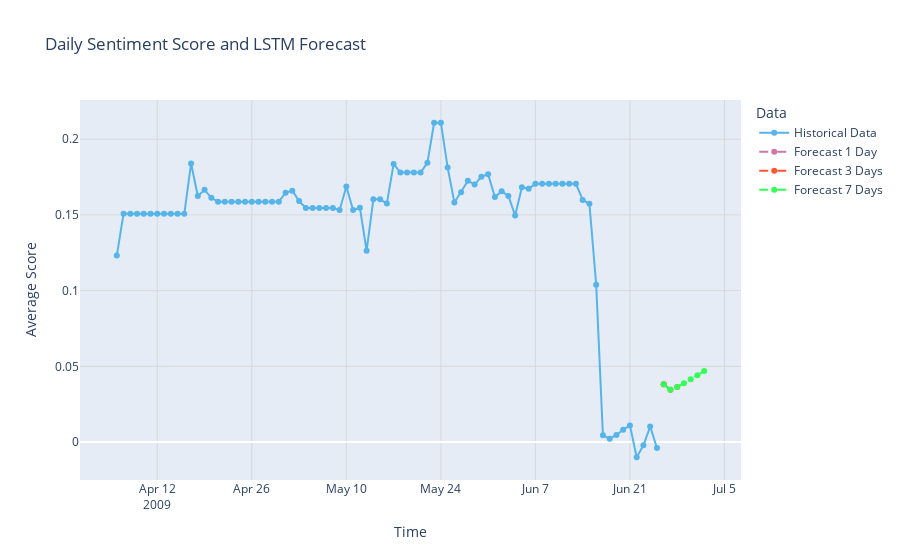

The notebook cell saved with this chart:
### Markdown cell above
<a class="anchor" id="4.2"></a>
## 4.2  LSTM Forecasting
[Back to Table of Contents](#0.1)

### Code cell
# Load the dataframe
ts = pd.read_csv('ts.csv')

# Combine date and time columns into a timestamp
ts['timestamp'] = pd.to_datetime(ts['date'] + ' ' + ts['time'])
ts.drop(['date', 'time'], axis=1, inplace=True)

# Set timestamp as the index
ts.set_index('timestamp', inplace=True)

# Interpolate missing values
ts['Score'] = ts['Score'].interpolate(method='time')

# Resample the data by day and calculate the mean score
ts_resampled = ts['Score'].resample('D').mean()

# Ensure there are no gaps by forward filling after resampling
ts_resampled = ts_resampled.ffill()

# Normalize the data
scaler = MinMaxScaler(feature_range=(0, 1))
scaled_data = scaler.fit_transform(ts_resampled.values.reshape(-1, 1))

# Prepare the data for the LSTM model
def create_dataset(data, time_step=1):
    X, Y = [], []
    for i in range(len(data) - time_step):
        X.append(data[i:(i + time_step), 0])
        Y.append(data[i + time_step, 0])
    return np.array(X), np.array(Y)

time_step = 10
X, Y = create_dataset(scaled_data, time_step)

# Reshape input to be [samples, time steps, features] which is required for LSTM
X = X.reshape(X.shape[0], X.shape[1], 1)

# Build the LSTM model
model = Sequential()
model.add(LSTM(50, return_sequences=True, input_shape=(time_step, 1)))
model.add(LSTM(50, return_sequences=False))
model.add(Dense(25))
model.add(Dense(1))
model.compile(optimizer='adam', loss='mean_squared_error')

# Train the model
model.fit(X, Y, epochs=10, batch_size=64, verbose=1)

# Forecast the next 1, 3, and 7 days
def forecast_days(model, data, time_step, scaler, days=1):
    temp_input = list(data[-time_step:])
    lst_output = []
    for _ in range(days):
        temp_input_array = np.array(temp_input).reshape((1, time_step, 1))
        yhat = model.predict(temp_input_array, verbose=0)
        temp_input = temp_input[1:]  # Maintain the fixed size of temp_input
        temp_input.append(yhat[0])
        lst_output.append(yhat[0])
    return scaler.inverse_transform(np.array(lst_output).reshape(-1, 1))

forecast_1_day = forecast_days(model, scaled_data, time_step, scaler, days=1)
forecast_3_days = forecast_days(model, scaled_data, time_step, scaler, days=3)
forecast_7_days = forecast_days(model, scaled_data, time_step, scaler, days=7)

# Create a DataFrame for the forecast
forecast_dates_1_day = pd.date_range(start=ts_resampled.index[-1] + pd.Timedelta(days=1), periods=1)
forecast_dates_3_days = pd.date_range(start=ts_resampled.index[-1] + pd.Timedelta(days=1), periods=3)
forecast_dates_7_days = pd.date_range(start=ts_resampled.index[-1] + pd.Timedelta(days=1), periods=7)

forecast_df_1_day = pd.DataFrame(forecast_1_day, index=forecast_dates_1_day, columns=['Forecast_1_Day'])
forecast_df_3_days = pd.DataFrame(forecast_3_days, index=forecast_dates_3_days, columns=['Forecast_3_Days'])
forecast_df_7_days = pd.DataFrame(forecast_7_days, index=forecast_dates_7_days, columns=['Forecast_7_Days'])

# Plot the results
fig = go.Figure()

# Add historical data trace
fig.add_trace(go.Scatter(
    x=ts_resampled.index,
    y=ts_resampled,
    mode='lines+markers',
    name='Historical Data',
    line=dict(color='#56B4E9'),
    marker=dict(size=6)
))

# Add forecast data traces
fig.add_trace(go.Scatter(
    x=forecast_df_1_day.index,
    y=forecast_df_1_day['Forecast_1_Day'],
    mode='lines+markers',
    name='Forecast 1 Day',
    line=dict(color='#CC79A7', dash='dash'),
    marker=dict(size=6)
))

fig.add_trace(go.Scatter(
    x=forecast_df_3_days.index,
    y=forecast_df_3_days['Forecast_3_Days'],
    mode='lines+markers',
    name='Forecast 3 Days',
    line=dict(color='#FF5733', dash='dash'),
    marker=dict(size=6)
))

fig.add_trace(go.Scatter(
    x=forecast_df_7_days.index,
    y=forecast_df_7_days['Forecast_7_Days'],
    mode='lines+markers',
    name='Forecast 7 Days',
    line=dict(color='#33FF57', dash='dash'),
    marker=dict(size=6)
))

fig.update_layout(
    title='Daily Sentiment Score and LSTM Forecast',
    xaxis_title='Time',
    yaxis_title='Average Score',
    legend_title='Data',
    xaxis=dict(showgrid=True, gridcolor='lightgrey', gridwidth=0.8),
    yaxis=dict(showgrid=True, gridcolor='lightgrey', gridwidth=0.8)
)

fig.show()

### Figure 1 — Plotly figure (JSON) as saved in the notebook; plotly's stock layout.template omitted (floating-point values rounded to 4 significant figures)
{"data": [{"line": {"color": "#56B4E9"}, "marker": {"size": 6}, "mode": "lines+markers", "name": "Historical Data", "type": "scatter", "x": ["2009-04-06T00:00:00", "2009-04-07T00:00:00", "2009-04-08T00:00:00", "2009-04-09T00:00:00", "2009-04-10T00:00:00", "2009-04-11T00:00:00", "2009-04-12T00:00:00", "2009-04-13T00:00:00", "2009-04-14T00:00:00", "2009-04-15T00:00:00", "2009-04-16T00:00:00", "2009-04-17T00:00:00", "2009-04-18T00:00:00", "2009-04-19T00:00:00", "2009-04-20T00:00:00", "2009-04-21T00:00:00", "2009-04-22T00:00:00", "2009-04-23T00:00:00", "2009-04-24T00:00:00", "2009-04-25T00:00:00", "2009-04-26T00:00:00", "2009-04-27T00:00:00", "2009-04-28T00:00:00", "2009-04-29T00:00:00", "2009-04-30T00:00:00", "2009-05-01T00:00:00", "2009-05-02T00:00:00", "2009-05-03T00:00:00", "2009-05-04T00:00:00", "2009-05-05T00:00:00", "2009-05-06T00:00:00", "2009-05-07T00:00:00", "2009-05-08T00:00:00", "2009-05-09T00:00:00", "2009-05-10T00:00:00", "2009-05-11T00:00:00", "2009-05-12T00:00:00", "2009-05-13T00:00:00", "2009-05-14T00:00:00", "2009-05-15T00:00:00", "2009-05-16T00:00:00", "2009-05-17T00:00:00", "2009-05-18T00:00:00", "2009-05-19T00:00:00", "2009-05-20T00:00:00", "2009-05-21T00:00:00", "2009-05-22T00:00:00", "2009-05-23T00:00:00", "2009-05-24T00:00:00", "2009-05-25T00:00:00", "2009-05-26T00:00:00", "2009-05-27T00:00:00", "2009-05-28T00:00:00", "2009-05-29T00:00:00", "2009-05-30T00:00:00", "2009-05-31T00:00:00", "2009-06-01T00:00:00", "2009-06-02T00:00:00", "2009-06-03T00:00:00", "2009-06-04T00:00:00", "2009-06-05T00:00:00", "2009-06-06T00:00:00", "2009-06-07T00:00:00", "2009-06-08T00:00:00", "2009-06-09T00:00:00", "2009-06-10T00:00:00", "2009-06-11T00:00:00", "2009-06-12T00:00:00", "2009-06-13T00:00:00", "2009-06-14T00:00:00", "2009-06-15T00:00:00", "2009-06-16T00:00:00", "2009-06-17T00:00:00", "2009-06-18T00:00:00", "2009-06-19T00:00:00", "2009-06-20T00:00:00", "2009-06-21T00:00:00", "2009-06-22T00:00:00", "2009-06-23T00:00:00", "2009-06-24T00:00:00", "2009-06-25T00:00:00"], "y": [0.1232, 0.1508, 0.1508, 0.1508, 0.1508, 0.1508, 0.1508, 0.1508, 0.1508, 0.1508, 0.1508, 0.1839, 0.1625, 0.1665, 0.1613, 0.1587, 0.1587, 0.1587, 0.1587, 0.1587, 0.1587, 0.1587, 0.1587, 0.1587, 0.1587, 0.1646, 0.166, 0.1591, 0.1545, 0.1545, 0.1545, 0.1545, 0.1545, 0.1532, 0.1687, 0.1531, 0.1547, 0.1263, 0.1603, 0.1603, 0.1575, 0.1837, 0.1779, 0.1779, 0.1779, 0.1779, 0.1843, 0.2108, 0.2108, 0.1813, 0.1581, 0.1649, 0.1725, 0.17, 0.1752, 0.1769, 0.1617, 0.1656, 0.1625, 0.1496, 0.1682, 0.1673, 0.1705, 0.1705, 0.1705, 0.1705, 0.1705, 0.1705, 0.1705, 0.1599, 0.1573, 0.1039, 0.004482, 0.002234, 0.004745, 0.00814, 0.01104, -0.009991, -0.002047, 0.01028, -0.003855]}, {"line": {"color": "#CC79A7", "dash": "dash"}, "marker": {"size": 6}, "mode": "lines+markers", "name": "Forecast 1 Day", "type": "scatter", "x": ["2009-06-26T00:00:00"], "y": [0.03825]}, {"line": {"color": "#FF5733", "dash": "dash"}, "marker": {"size": 6}, "mode": "lines+markers", "name": "Forecast 3 Days", "type": "scatter", "x": ["2009-06-26T00:00:00", "2009-06-27T00:00:00", "2009-06-28T00:00:00"], "y": [0.03825, 0.03452, 0.03636]}, {"line": {"color": "#33FF57", "dash": "dash"}, "marker": {"size": 6}, "mode": "lines+markers", "name": "Forecast 7 Days", "type": "scatter", "x": ["2009-06-26T00:00:00", "2009-06-27T00:00:00", "2009-06-28T00:00:00", "2009-06-29T00:00:00", "2009-06-30T00:00:00", "2009-07-01T00:00:00", "2009-07-02T00:00:00"], "y": [0.03825, 0.03452, 0.03636, 0.03881, 0.04147, 0.0442, 0.04694]}], "layout": {"legend": {"title": {"text": "Data"}}, "title": {"text": "Daily Sentiment Score and LSTM Forecast"}, "xaxis": {"gridcolor": "lightgrey", "gridwidth": 0.8, "showgrid": true, "title": {"text": "Time"}}, "yaxis": {"gridcolor": "lightgrey", "gridwidth": 0.8, "showgrid": true, "title": {"text": "Average Score"}}}}
